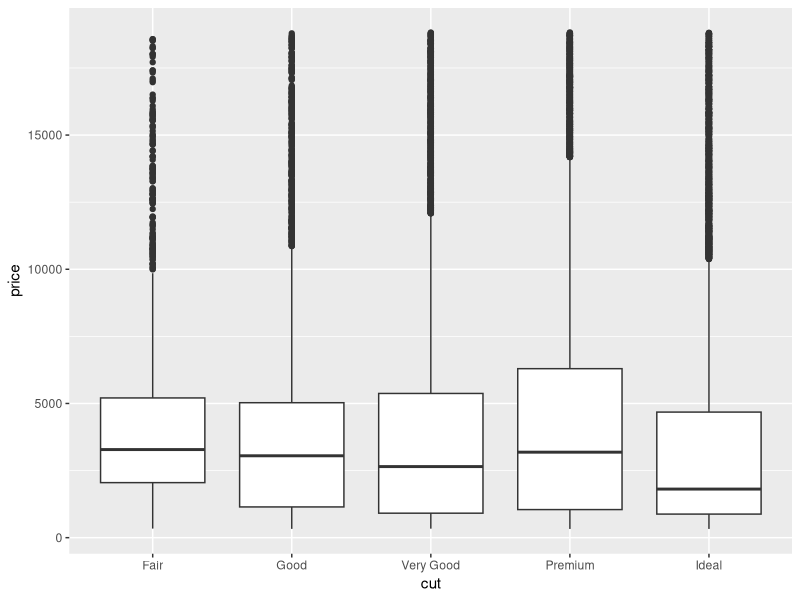
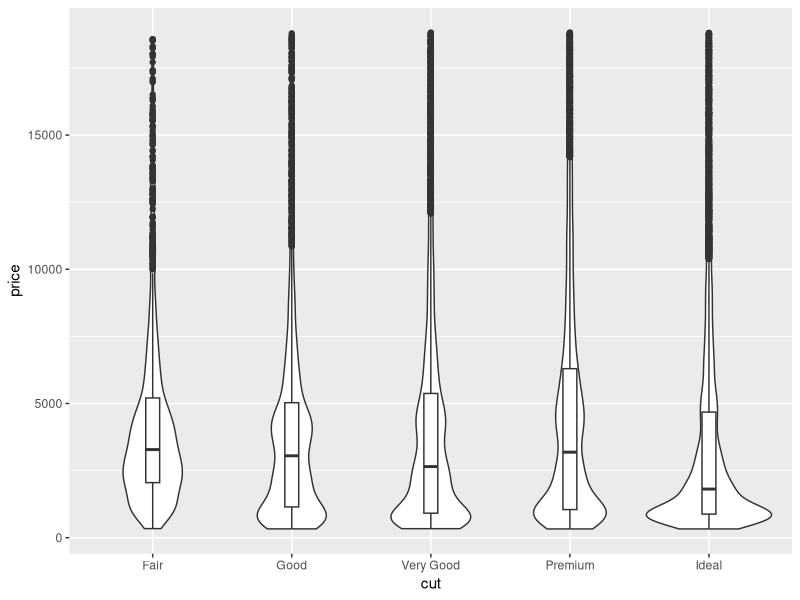
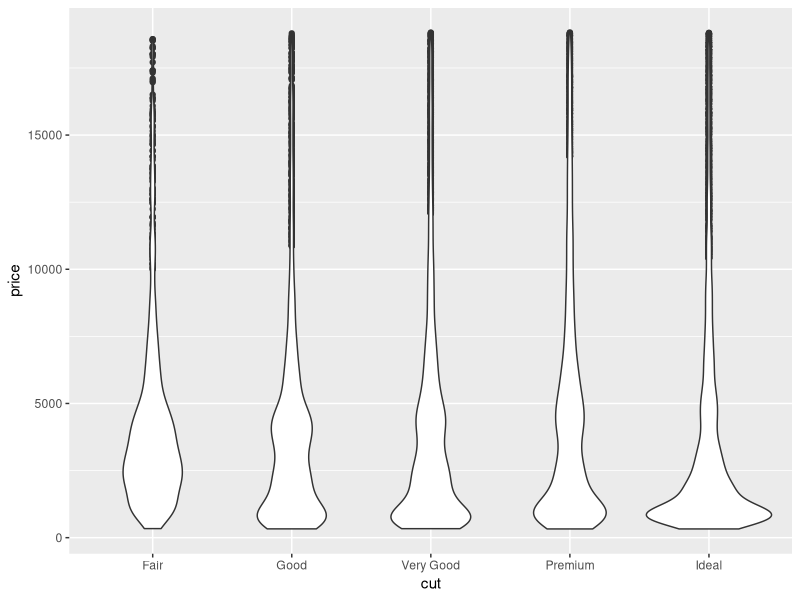
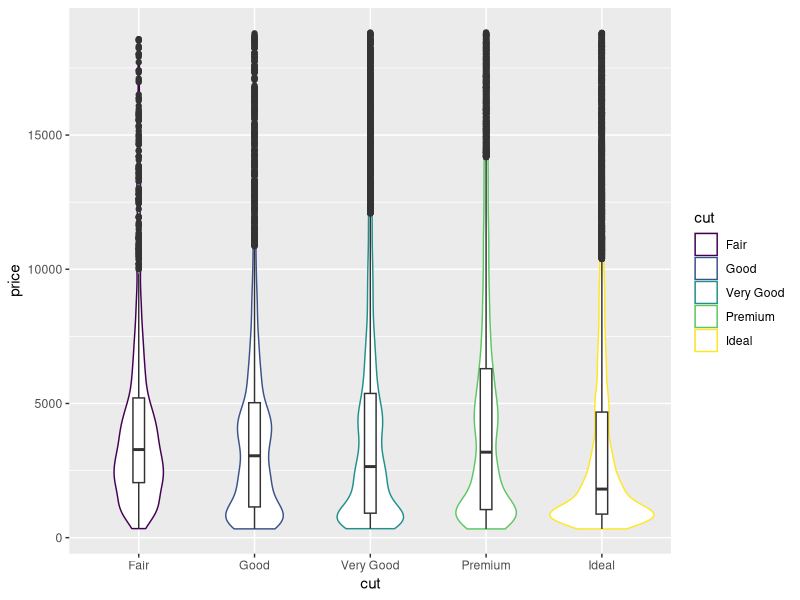
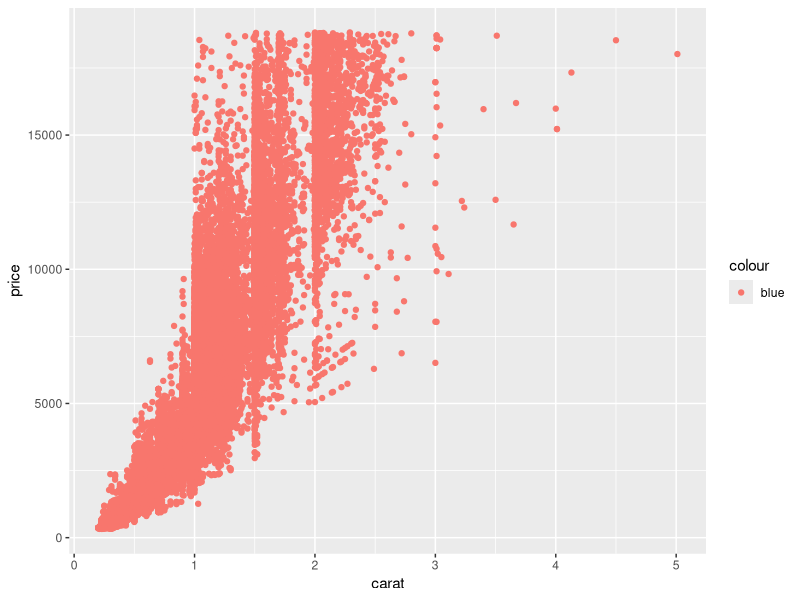
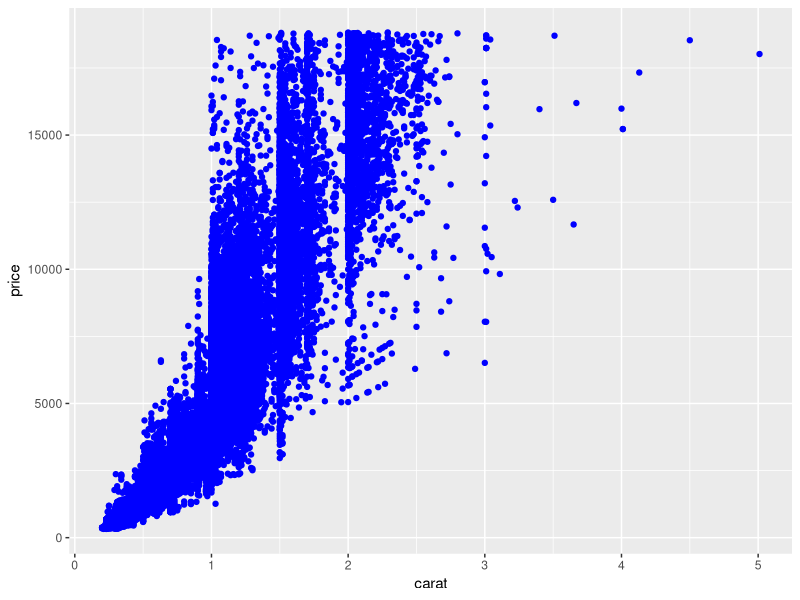
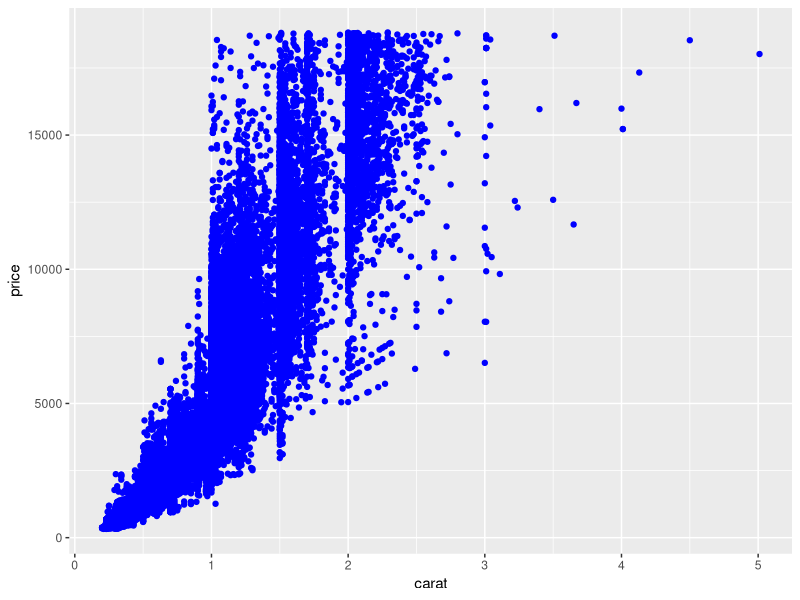

Generate these figures, in order, with R:
## ---- chunk 1
knitr::opts_chunk$set(fig.path = "images/chapter7-04/",
                      fig.align = "center",
                      fig.width = 4, 
                      fig.height = 4,
                      echo = TRUE)
library(ggplot2)
## ---- chunk 2
ggplot(data = diamonds,
       mapping = aes(x = cut, y = price)) +
  geom_boxplot()
## ---- chunk 3
ggplot(data = diamonds,
       mapping = aes(x = cut, y = price)) +
  geom_violin() + 
  geom_boxplot(width = 0.1)
## ---- chunk 4
ggplot(data = diamonds,
       mapping = aes(x = cut, y = price)) +
  geom_boxplot(width = 0.1) +
  geom_violin()
## ---- chunk 5
ggplot(data = diamonds) +
  geom_violin(aes(x = cut, y = price, color = cut)) + 
  geom_boxplot(aes(x = cut, y = price),
               width = 0.1)
## ---- chunk 6
ggplot(diamonds, aes(carat, price)) +
  geom_point(aes(color = "blue"))
## ---- chunk 7
ggplot(diamonds, aes(carat, price)) +
  geom_point(color = "blue")
## ---- chunk 8
ggplot(diamonds, aes(carat, price)) +
  geom_point(aes(color = I("blue")))
